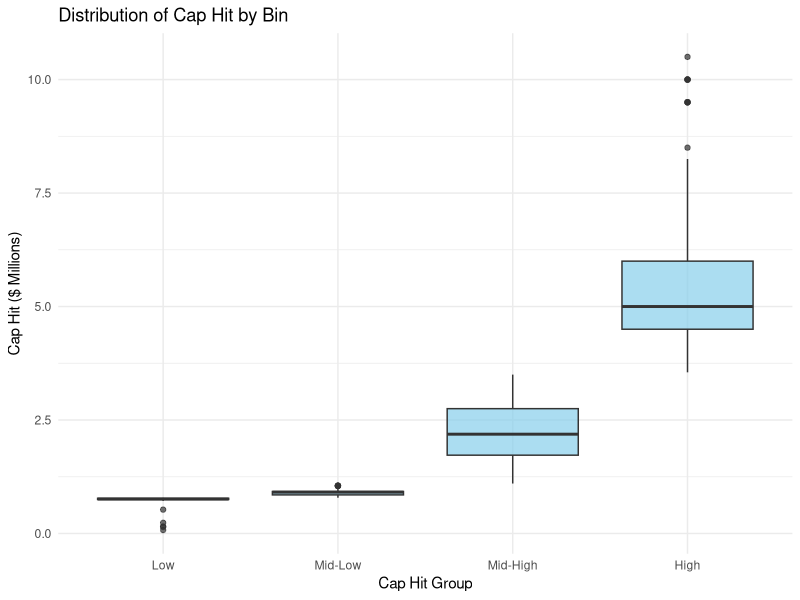
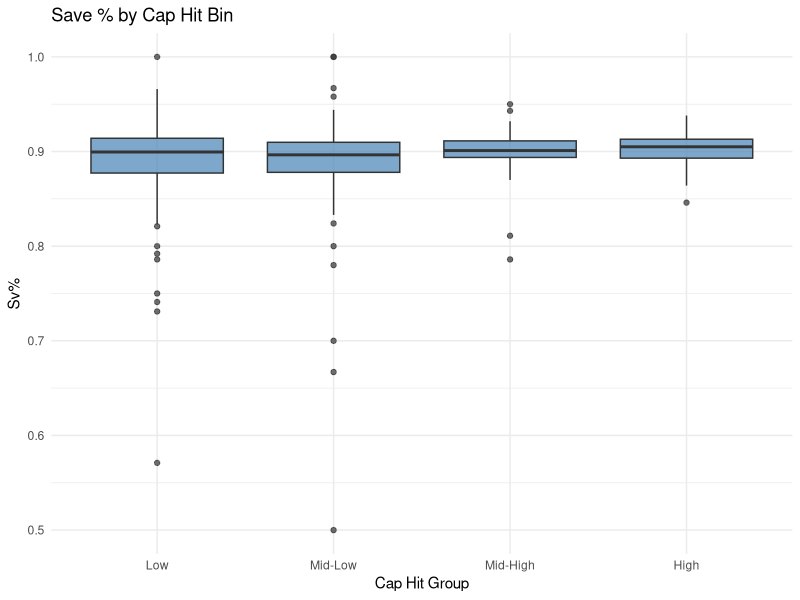
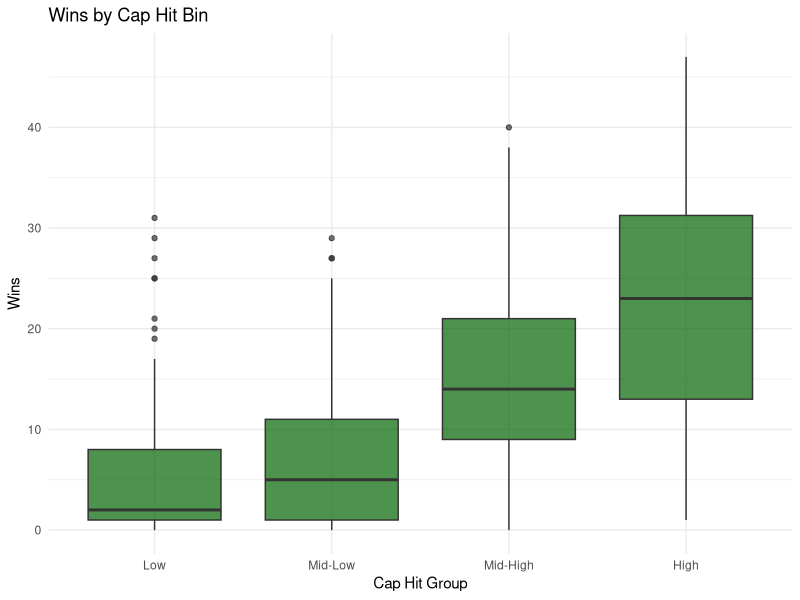
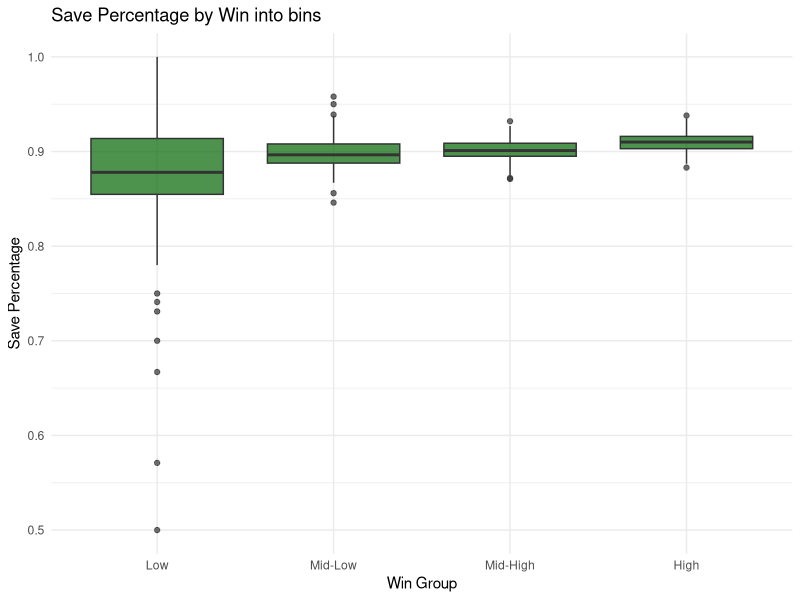
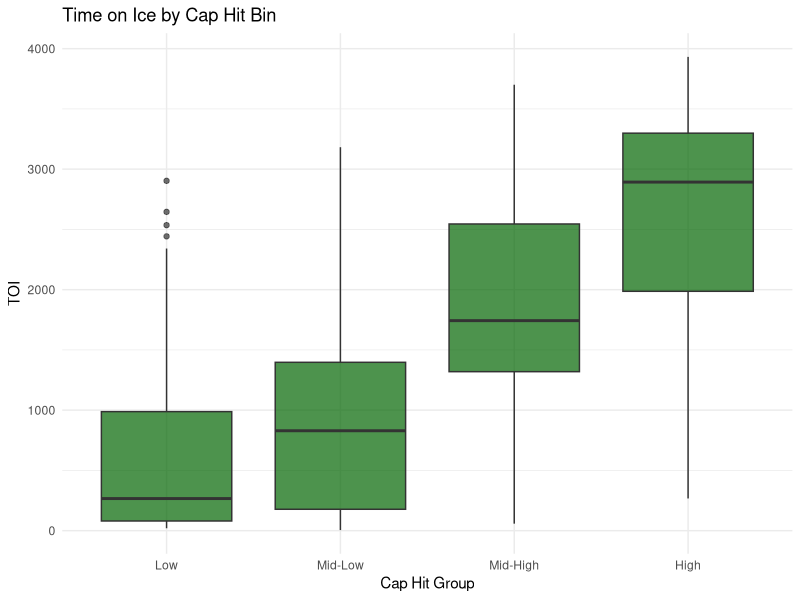
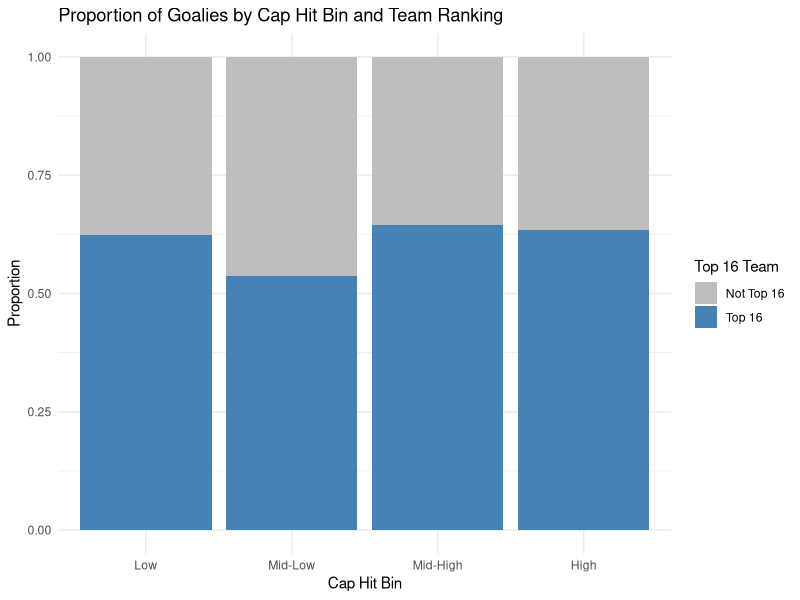
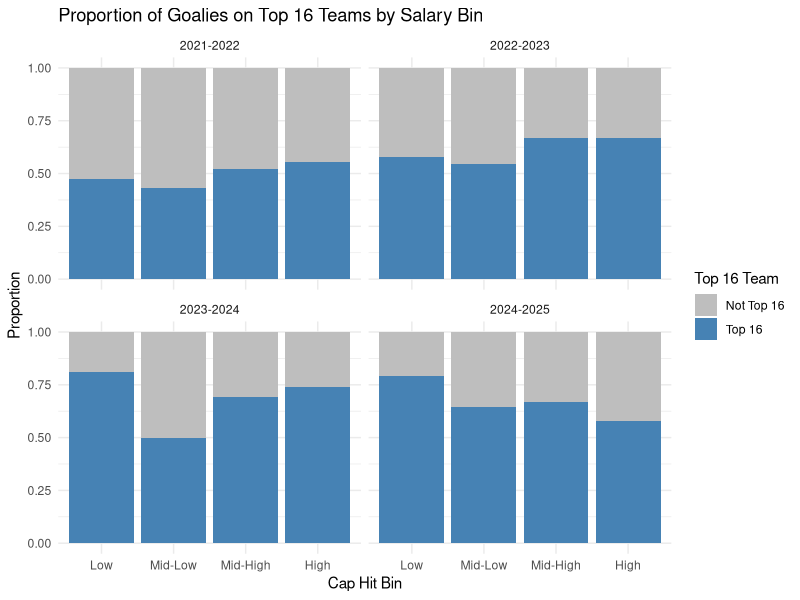
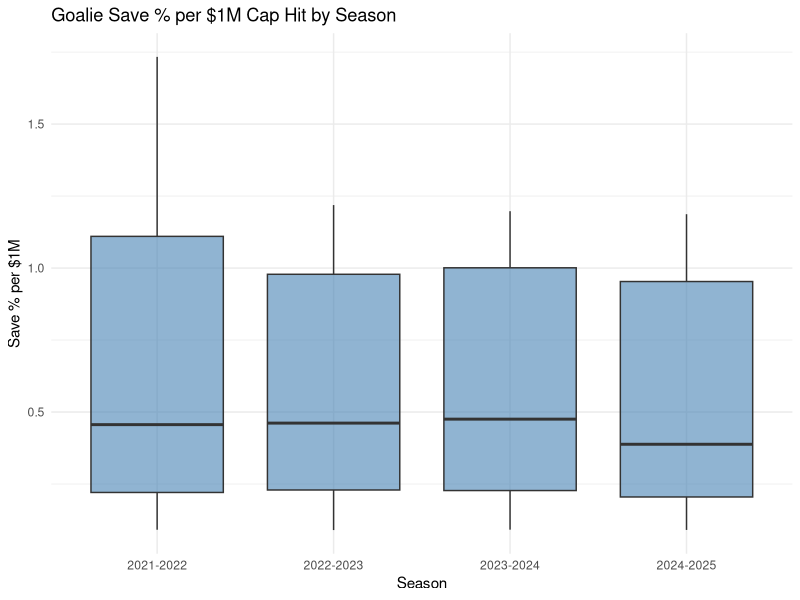

Write R code to recreate these figures, in order.
## ---- chunk 1
knitr::opts_chunk$set(echo = TRUE)
## ---- chunk 2
library(tidyverse)
library(lubridate)
library(ggplot2)
library(gridExtra)
library(dplyr)
library(stringr)
library(broom)
library(purrr)
library(readr)
library(car)
library(lmtest)
library(sandwich)
library(broom)
## ---- chunk 3
goalies = read.csv("Complete_Combined_Goalie_Stats_2021_to_2025.csv") # Read in full data set
team_results = read.csv("Combined_Team_Results_2021_to_2025.csv") # Read in team results data set

goalies <- goalies %>%
  mutate(Cap_Hit = as.numeric(gsub("[^0-9]", "", `CapHit`)) / 1e6) #Remove non-numeric characters&convert Cap Hit (millions)

goalies <- goalies %>%
  mutate(Sv_percent = as.numeric(gsub("[^0-9\\.]", "", `Svpercent`))) # Convert Sv% column to numeric

goalies <- goalies %>%
  mutate(TOI_minutes = sapply(strsplit(TOI, ":"), function(x) as.numeric(x[1]) + as.numeric(x[2]) / 60)) # Convert TOI from HH:MM format to total minutes

# goalies <- goalies %>%
#  rename(Player_Name = Player, Games_Played = GP, Wins = W, Losses = L) # Clean column names (e.g., rename for convenience)


goalies <- goalies %>%
  filter(!is.na(Cap_Hit), Cap_Hit > 0,
         #!is.na(TOI_minutes), TOI_minutes > 0
         !Player_Name %in% c("Thomas Hodges", "Matt Berlin", "Jett Alexander")) # Filter out goalies with 0 or NA Cap_Hit or TOI_minutes and the three EBUG

goalies |> 
  dplyr::select(Cap_Hit, TOI_minutes, Sv_percent, Wins) |> 
  summary()

goalies <- goalies %>%
  mutate(SA = as.integer(gsub(",", "", SA)))  # Remove commas and convert to integer

goalies <- goalies %>%
  mutate(SA = as.integer(SA))

goalies <- goalies %>%
  mutate(Svs = as.integer(gsub(",", "", Svs)))  # Remove commas and convert to integer

goalies <- goalies %>%
  mutate(Svs = as.integer(Svs))

## ---- chunk 4
quantiles <- quantile(goalies$Cap_Hit, probs = seq(0, 1, 0.25), na.rm = TRUE)
cap_hit_quartiles <- quantile(goalies$Cap_Hit, probs = seq(0, 1, 0.25), na.rm = TRUE)
q0  <- cap_hit_quartiles[1]  # Minimum
q1  <- cap_hit_quartiles[2]  # 25th percentile
q2  <- cap_hit_quartiles[3]  # Median
q3  <- cap_hit_quartiles[4]  # 75th percentile
q4  <- cap_hit_quartiles[5]  # Maximum
## ---- chunk 5
goalies <- goalies %>%
  mutate(Cap_Hit_Bin = cut(Cap_Hit, 
                           breaks = quantile(Cap_Hit, probs = seq(0, 1, 0.25), na.rm = TRUE),
                           include.lowest = TRUE,
                           labels = c("Low", "Mid-Low", "Mid-High", "High")))

goalies <- goalies %>%
  mutate(Wins_Bin = cut(Wins,
                        breaks = quantile(Wins, probs = seq(0, 1, 0.25), na.rm = TRUE),
                        include.lowest = TRUE,
                        labels = c("Low", "Mid-Low", "Mid-High", "High")))


plot1 <- ggplot(goalies, aes(x = Cap_Hit_Bin, y = Cap_Hit)) +
  geom_boxplot(fill = "skyblue", alpha = 0.7) +
  labs(
    title = "Distribution of Cap Hit by Bin",
    x = "Cap Hit Group",
    y = "Cap Hit ($ Millions)"
  ) +
  theme_minimal()

plot2 <- ggplot(goalies, aes(x = Cap_Hit_Bin, y = Sv_percent)) +
  geom_boxplot(fill = "steelblue", alpha = 0.7) +
  labs(title = "Save % by Cap Hit Bin", x = "Cap Hit Group", y = "Sv%") +
  theme_minimal()

plot3 <- ggplot(goalies, aes(x = Cap_Hit_Bin, y = Wins)) +
  geom_boxplot(fill = "darkgreen", alpha = 0.7) +
  labs(title = "Wins by Cap Hit Bin", x = "Cap Hit Group", y = "Wins") +
  theme_minimal()

plot4 <- ggplot(goalies, aes(x = Wins_Bin, y = Svpercent)) +
  geom_boxplot(fill = "darkgreen", alpha = 0.7) +
  labs(
    title = "Save Percentage by Win into bins", x = "Win Group", y = "Save Percentage") +
  theme_minimal()

plot5 <- ggplot(goalies, aes(x = Cap_Hit_Bin, y = TOI_minutes)) +
  geom_boxplot(fill = "darkgreen", alpha = 0.7) +
  labs(title = "Time on Ice by Cap Hit Bin", x = "Cap Hit Group", y = "TOI") +
  theme_minimal()

plot1
#grid.arrange(plot1, plot2, plot3, ncol = 1, nrow = 3) # Plots
## ---- chunk 6
plot2
## ---- chunk 7
plot3
## ---- chunk 8
wins_quartiles <- quantile(goalies$Wins, probs = seq(0, 1, 0.25), na.rm = TRUE)

# Assign each quantile to a variable
q0_wins <- wins_quartiles[1]  # Minimum
q1_wins <- wins_quartiles[2]  # 25th percentile (Q1)
q2_wins <- wins_quartiles[3]  # Median (Q2)
q3_wins <- wins_quartiles[4]  # 75th percentile (Q3)
q4_wins <- wins_quartiles[5]  # Maximum

plot4
## ---- chunk 9
plot5
## ---- chunk 10
goalies_combined <- goalies %>%
  left_join(team_results, by = c("Team", "Season"))

cap_breaks <- quantile(goalies_combined$Cap_Hit, probs = seq(0, 1, 0.25), na.rm = TRUE)

goalies_combined <- goalies_combined %>%
  mutate(Cap_Hit_Bin = cut(Cap_Hit, 
                           breaks = cap_breaks,
                           include.lowest = TRUE,
                           labels = c("Low", "Mid-Low", "Mid-High", "High")))
## ---- chunk 11
team_goalie_caps <- goalies_combined %>%
  group_by(Team, Season) %>%
  summarise(
    Total_Goalie_Cap = sum(Cap_Hit, na.rm = TRUE),
    Avg_Goalie_Cap = mean(Cap_Hit, na.rm = TRUE),
    .groups = "drop"
  )

team_wins <- goalies_combined %>%
  dplyr::select(Team, Season, Wins = P.y) %>%
  distinct()

team_model_data <- team_goalie_caps %>%
  left_join(team_wins, by = c("Team", "Season"))

cup_winners <- tibble::tibble(
  Season = c("2021-2022", "2022-2023", "2023-2024", "2024-2025"),
  Team = c("COL", "VGK", "FLA", "FLA")
)

team_model_data <- team_model_data %>%
  left_join(cup_winners %>% mutate(Cup_Winner = TRUE), by = c("Team", "Season")) %>%
  mutate(
    Cup_Winner = ifelse(is.na(Cup_Winner), FALSE, Cup_Winner),
    Label = ifelse(Cup_Winner, paste0(Team, " (", substr(Season, 6, 9), ")"), NA)
  )

goalies_combined <- goalies_combined %>%
  group_by(Season) %>%
  mutate(Rank = dense_rank(desc(P.y))) %>%
  ungroup()

goalies_combined <- goalies_combined %>%
  mutate(Top16 = ifelse(Rank <= 16, 1, 0))  # 1 = Top 16 team

summary_table <- goalies_combined %>%
  group_by(Season, Cap_Hit_Bin, Top16) %>%
  summarise(
    Num_Goalies = n(),
    Avg_SvPct = mean(Sv_percent, na.rm = TRUE),
    Avg_Wins = mean(Wins, na.rm = TRUE),
    .groups = "drop"
  ) %>%
  arrange(Season, Cap_Hit_Bin, desc(Top16))

team_model_data <- team_model_data %>%
  left_join(
    goalies_combined %>% select(Team, Season, Top16) %>% distinct(),
    by = c("Team", "Season")
  )
## ---- chunk 12
goalies_combined %>%
  group_by(Cap_Hit_Bin, Top16) %>%
  summarise(n = n(), .groups = "drop") %>%
  mutate(percent = n / sum(n)) %>%
  ggplot(aes(x = Cap_Hit_Bin, y = percent, fill = as.factor(Top16))) +
  geom_bar(stat = "identity", position = "fill") +
  scale_fill_manual(values = c("gray", "steelblue"), labels = c("Not Top 16", "Top 16")) +
  labs(title = "Proportion of Goalies by Cap Hit Bin and Team Ranking",
       x = "Cap Hit Bin", y = "Proportion", fill = "Top 16 Team") +
  theme_minimal()
## ---- chunk 13
goalies_combined %>%
  group_by(Season, Cap_Hit_Bin, Top16) %>%
  summarise(n = n(), .groups = "drop") %>%
  group_by(Season, Cap_Hit_Bin) %>%
  mutate(percent = n / sum(n)) %>%
  ggplot(aes(x = Cap_Hit_Bin, y = percent, fill = as.factor(Top16))) +
  geom_bar(stat = "identity", position = "fill") +
  facet_wrap(~Season) +
  scale_fill_manual(values = c("gray", "steelblue"), labels = c("Not Top 16", "Top 16")) +
  labs(
    title = "Proportion of Goalies on Top 16 Teams by Salary Bin",
    x = "Cap Hit Bin", y = "Proportion", fill = "Top 16 Team"
  ) +
  theme_minimal()
## ---- chunk 14
goalies <- goalies %>%
  mutate(
    SvPct_per_M = Sv_percent / Cap_Hit,
    Wins_per_M = Wins / Cap_Hit,
    SO_per_M = SO / Cap_Hit
  )

goalies_roi <- goalies %>%
  filter(TOI_minutes > 300, Cap_Hit > 0.5)

library(ggplot2)

ggplot(goalies_roi, aes(x = Season, y = SvPct_per_M)) +
  geom_boxplot(fill = "steelblue", alpha = 0.6) +
  labs(
    title = "Goalie Save % per $1M Cap Hit by Season",
    x = "Season",
    y = "Save % per $1M"
  ) +
  theme_minimal()
## ---- chunk 15
ggplot(goalies, aes(x = Sv_percent)) +
  geom_histogram(aes(y = ..density..), bins = 30, fill = "steelblue", alpha = 0.6) +
  geom_density(color = "darkred", linewidth = 1) +
  labs(
    title = "Distribution of Save Percentage",
    x = "Sv%",
    y = "Density"
  ) +
  theme_minimal()
## ---- chunk 16
ggplot(goalies, aes(x = Wins)) +
  geom_histogram(aes(y = ..density..), bins = 30, fill = "steelblue", alpha = 0.6) +
  geom_density(color = "darkred", linewidth = 1) +
  labs(
    title = "Distribution of Wins",
    x = "Wins",
    y = "Density"
  ) +
  theme_minimal()
## ---- chunk 17
ggplot(goalies, aes(x = TOI_minutes)) +
  geom_histogram(aes(y = ..density..), bins = 30, fill = "steelblue", alpha = 0.6) +
  geom_density(color = "darkred", linewidth = 1) +
  labs(
    title = "Distribution of Time on Ice",
    x = "TOI",
    y = "Density"
  ) +
  theme_minimal()
## ---- chunk 18
goalies <- goalies %>%
  mutate(
    Wins_per_M = Wins/Cap_Hit,
    SvPct_per_M = Sv_percent/Cap_Hit,
    SO_per_M = SO/Cap_Hit
  )

plot6 = ggplot(goalies, aes(x = Sv_percent, y = Wins_per_M)) +
  geom_point(aes(size = TOI_minutes, color = Cap_Hit)) +
  scale_color_viridis_c() +
  labs(title = "Wins per $1M vs. Save %", x = "Save %", y = "Wins per $1M Cap Hit") +
  theme_minimal()

plot7 = ggplot(goalies, aes(x = Sv_percent, y = Cap_Hit)) +
  geom_point(aes(size = TOI_minutes), alpha = 0.6) +
  geom_smooth(method = "lm", se = FALSE, color = "blue") +
  labs(
    title = "Cap Hit vs. Save %",
    x = "Save %",
    y = "Cap Hit ($M)",
    size = "TOI"  # Change legend title for point size
  ) +
  theme_minimal()
plot6
#grid.arrange(plot3, plot4, ncol = 1, nrow = 2) # Plots
## ---- chunk 19
plot7
## ---- chunk 20
model_sv <- lm(Sv_percent ~ Cap_Hit, data = goalies)
summary(model_sv)
## ---- chunk 21
ggplot(goalies, aes(x = Cap_Hit, y = Sv_percent)) +
  geom_point(alpha = 0.6, color = "steelblue", size = 3) +
  geom_smooth(method = "lm", se = TRUE, color = "darkred", linewidth = 1.2) +
  labs(
    title = "Regression: Cap Hit vs. Save Percentage",
    x = "Cap Hit ($ Millions)",
    y = "Sv%"
  ) +
  theme_minimal()
## ---- chunk 22
Wins_model <- lm(Wins ~ Cap_Hit, data = goalies)
summary(model_sv)
## ---- chunk 23
ggplot(goalies, aes(x = Cap_Hit, y = Wins)) +
  geom_point(alpha = 0.6, color = "steelblue", size = 3) +
  geom_smooth(method = "lm", se = TRUE, color = "darkred", linewidth = 1.2) +
  labs(
    title = "Regression: Cap Hit vs. Wins",
    x = "Cap Hit ($ Millions)",
    y = "Wins"
  ) +
  theme_minimal()

r2_caphit <- summary(Wins_model)$r.squared
## ---- chunk 24
toi_model <- lm(TOI_minutes ~ Cap_Hit, data = goalies)
summary(toi_model)
## ---- chunk 25
ggplot(goalies, aes(x = Cap_Hit, y = TOI_minutes)) +
  geom_point(alpha = 0.6, color = "steelblue", size = 3) +
  geom_smooth(method = "lm", se = TRUE, color = "darkred", linewidth = 1.2) +
  labs(
    title = "Regression: Cap Hit vs. TOI",
    x = "Cap Hit ($ Millions)",
    y = "TOI"
  ) +
  theme_minimal()

r3_caphit <- summary(toi_model)$r.squared
## ---- chunk 26
ggplot(team_model_data, aes(x = Total_Goalie_Cap, y = Wins, color = Cup_Winner)) +
  geom_point(size = 3) +
  geom_smooth(method = "lm", se = TRUE, color = "gray") +
  geom_text(
    data = filter(team_model_data, Cup_Winner == TRUE),
    aes(label = Label),
    vjust = -1, fontface = "bold", size = 4, color = "black"
  ) +
  scale_color_manual(values = c("FALSE" = "darkblue", "TRUE" = "gold"),
                     labels = c("No", "Yes"),
                     name = "Stanley Cup Winner") +
  labs(
    title = "Team Wins vs. Total Goalie Cap Hit",
    x = "Total Goalie Cap Hit (in Millions)",
    y = "Team Wins"
  ) +
  theme_minimal()

## ---- chunk 27
ggplot(team_model_data, aes(x = Total_Goalie_Cap, y = Wins, color = as.factor(Top16))) +
  geom_point(size = 3) +
  geom_smooth(method = "lm", se = TRUE, color = "gray") +
  geom_text(
    data = filter(team_model_data, Top16 == 1),
    aes(label = Label),
    vjust = -1, fontface = "bold", size = 3.5, color = "black"
  ) +
  scale_color_manual(
    values = c("0" = "darkblue", "1" = "orange"),
    labels = c("No", "Yes"),
    name = "Top 16 Team"
  ) +
  facet_wrap(~ Season) +
  labs(
    title = "Team Wins vs. Total Goalie Cap Hit by Season",
    x = "Total Goalie Cap Hit (in Millions)",
    y = "Team Wins"
  ) +
  theme_minimal()
## ---- chunk 28
team_model_data <- team_model_data %>%
  group_by(Season) %>%
  mutate(Rank = dense_rank(desc(Wins))) %>%
  ungroup()

goalie_perf_summary <- goalies_combined %>%
  group_by(Team, Season) %>%
  summarise(
    Avg_SvPct = mean(Sv_percent, na.rm = TRUE),
    Total_Goalie_Cap = sum(Cap_Hit, na.rm = TRUE),
    .groups = "drop"
  )

team_model_data <- team_model_data %>%
  left_join(goalie_perf_summary, by = c("Team", "Season"))

# Step 1: Load your data
df <- team_model_data

# Step 2: Identify duplicate base column names
x_cols <- names(df)[str_ends(names(df), "\\.x")]
y_cols <- names(df)[str_ends(names(df), "\\.y")]

# Get base names that have both .x and .y
base_names <- intersect(str_remove(x_cols, "\\.x"), str_remove(y_cols, "\\.y"))

# Step 3: Drop .y columns
df_clean <- df %>%
  dplyr::select(-all_of(paste0(base_names, ".y")))

# Step 4: Rename .x columns to base names
names(df_clean) <- str_replace(names(df_clean), "\\.x$", "")

team_model_data <- df_clean
## ---- chunk 29
# Define the salary cap by season
cap_by_season <- c(
  "2021-2022" = 81.5,
  "2022-2023" = 82.5,
  "2023-2024" = 83.5,
  "2024-2025" = 88.0
)

# Add Cap_Percent column: Cap_Hit / season cap
goalies <- goalies %>%
  mutate(
    Cap_Percent = Cap_Hit / cap_by_season[Season]
  )
## ---- chunk 30
model_caphit <- lm(Cap_Percent ~ Sv_percent + Wins + TOI_minutes, data = goalies)
summary(model_caphit)


coef_values <- coef(model_caphit)
intercept      <- coef_values["(Intercept)"]
beta_sv        <- coef_values["Sv_percent"]
beta_wins      <- coef_values["Wins"]
beta_toi       <- coef_values["TOI_minutes"]
b_sv_dollars <- beta_sv * 83875000
b_wins_dollars <- beta_wins * 83875000
b_toi_dollars <- beta_toi * 83875000
r2 <- summary(model_caphit)$r.squared
## ---- chunk 31
goalies$Predicted_Cap_Hit <- predict(model_caphit)

ggplot(goalies, aes(x = Predicted_Cap_Hit, y = Cap_Percent)) +
  geom_point(alpha = 0.6, color = "steelblue") +
  geom_abline(slope = 1, intercept = 0, color = "red", linetype = "solid") +
  labs(
    title = "Actual vs. Predicted Cap Hit Percentage",
    x = "Predicted Cap Hit %",
    y = "Actual Cap Hit %"
  ) +
  theme_minimal()
## ---- chunk 32
ggplot(goalies, aes(x = Sv_percent, y = Predicted_Cap_Hit)) +
  geom_point(alpha = 0.7, color = "darkgreen", size = 3) + 
  labs(
    title = "Actual Sv% vs. Predicted Cap Hit %",
    x = "Actual Sv%",
    y = "Predicted Cap %"
  ) +
  theme_minimal()
## ---- chunk 33
# Plot: Predicted vs. Actual Wins
ggplot(goalies, aes(x = Wins, y = Predicted_Cap_Hit)) +
  geom_point(alpha = 0.7, color = "darkgreen", size = 3) + 
  labs(
    title = "Actual Wins vs. Predicted Cap Hit %",
    x = "Actual Wins",
    y = "Predicted Cap %"
  ) +
  theme_minimal()
## ---- chunk 34
ggplot(goalies, aes(x = TOI_minutes, y = Predicted_Cap_Hit)) +
  geom_point(alpha = 0.7, color = "darkgreen", size = 3) + 
  labs(
    title = "Actual TOI vs. Predicted Cap Hit %",
    x = "Actual TOI",
    y = "Predicted Cap %"
  ) +
  theme_minimal()
## ---- chunk 35
vif_values <- vif(model_caphit)

vif_wins <- round(vif_values["Wins"],5)
vif_sv_percent <- round(vif_values["Sv_percent"],5)
vif_toi_minutes <- round(vif_values["TOI_minutes"],5)

bp_test <- bptest(model_caphit)

bp_pval <- round(bp_test$p.value,5)

dw_result <- dwtest(model_caphit)

dw_stat <- round(dw_result$statistic,5)
## ---- chunk 36
par(mfrow = c(2, 2))
plot(model_caphit)
## ---- chunk 37
coeftest(model_caphit, 
         vcov = vcovHC(model_caphit, type = "HC1"))
## ---- chunk 38
robust_coefs <- coeftest(model_caphit, vcov = vcovHC(model_caphit, type = "HC1"))

# Extract p-values
p_sv <- round(robust_coefs["Sv_percent", "Pr(>|t|)"], 5)
p_wins <- round(robust_coefs["Wins", "Pr(>|t|)"], 5)
p_toi <- round(robust_coefs["TOI_minutes", "Pr(>|t|)"], 5)
p_intercept <- round(robust_coefs["(Intercept)", "Pr(>|t|)"], 5)
## ---- chunk 39
model_full <- lm(Cap_Percent ~ Sv_percent + Wins + TOI_minutes, data = goalies)
model_step <- step(model_full, direction = "both")
summary(model_step)
## ---- chunk 40
step_trace <- step(model_full, direction = "both", trace = FALSE)
step_summary <- step_trace$anova

# Add step numbers
step_summary$Step <- seq_len(nrow(step_summary))

# Plot the AIC path
ggplot(step_summary, aes(x = Step, y = AIC)) +
  geom_line(color = "steelblue", size = 1.2) +
  geom_point(size = 3, color = "darkblue") +
  labs(
    title = "AIC Across Stepwise Selection Steps",
    x = "Step Number",
    y = "Akaike Information Criterion (AIC)"
  ) +
  theme_minimal()
## ---- chunk 41
write.csv(goalies,"Final_Combined_Goalie_Stats_2021_to_2025.csv", row.names = FALSE)
